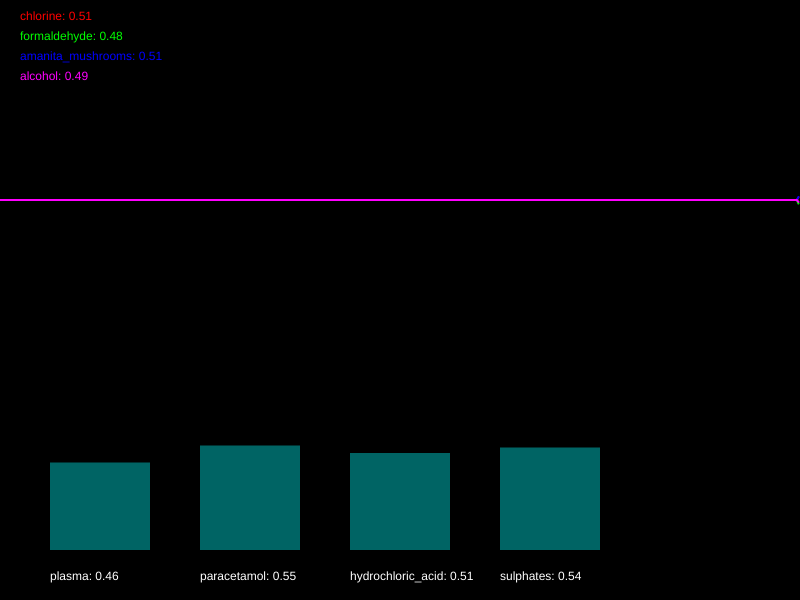
Frame 1 (no input)
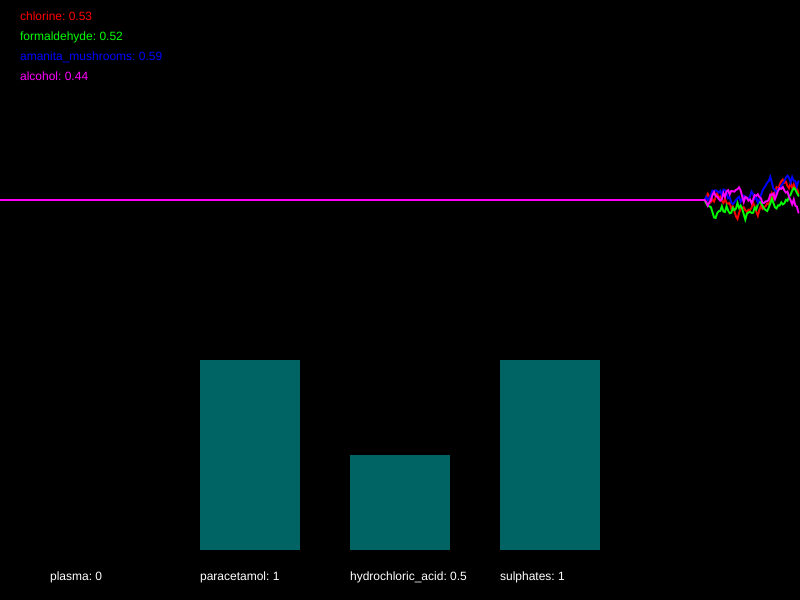
Frame 60 (no input)
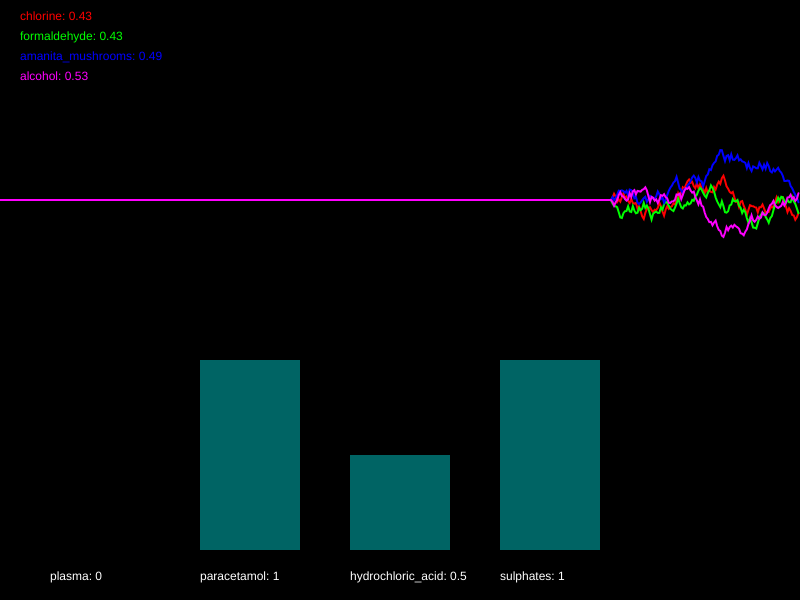
Frame 120 (the mouse pressed at the canvas centre since frame 60)

The p5.js sketch that drew these frames (run headless with seeded random() and noise() and a simulated clock; from frame 60 on, the mouse is pressed at the canvas centre):

// p5.js sketch
// ── sketch.js
/*

Officer: 3523094
CaseNum: 401-1-38034049-3523094

Case 401 - The Case of Norbert's Weiner Stand
Stage 2 - Toxic Burrito

Norbert is at it again. This time he’s set up a burrito stall and is lacing burritos
with his foul toxin. The chaos is spreading. People are dropping like flies and burrito
sales have fallen through the floor. To make matters worse it seems Norbert has cottoned
on to our methods and has upped the complexity of his poison. You’ll find the antidote
harder to develop this time. So kid, head down to the lab and get working.

You must develop the antidote by using conditional statements in the draw loop to
do the following.

	- When formaldehyde dips below 0.56 or amanita_mushrooms dips below 0.38, reduce plasma by 0.04
	- If chlorine goes above 0.63 or alcohol dips below 0.36, raise plasma by 0.03
	- If chlorine goes above 0.69, try decreasing paracetamol by 0.02
	- When amanita_mushrooms dips below 0.74 or formaldehyde goes above 0.37, increment paracetamol by 0.05
	- When alcohol goes above 0.54, try decreasing hydrochloric_acid by 0.01
	- If formaldehyde goes above 0.75 or amanita_mushrooms dips below 0.51, raise hydrochloric_acid by 0.01
	- When chlorine goes above 0.63, decrease sulphates by 0.02
	- When alcohol dips below 0.26 or amanita_mushrooms goes above 0.38, increase sulphates by 0.04


Your conditional statements should:

consider the following poisons:

	- chlorine
	- formaldehyde
	- amanita_mushrooms
	- alcohol


and modify the following antidotes:

	- plasma
	- paracetamol
	- hydrochloric_acid
	- sulphates


- There are many ways to complete this task but you should only use the
following commands:

	if(){}
	+=
	-=

*/

//Declare the poison variables
var chlorine;
var formaldehyde;
var amanita_mushrooms;
var alcohol;


//Declare the antidote variables
var plasma;
var paracetamol;
var hydrochloric_acid;
var sulphates;


//This variable is used for drawing the graph
var graphs;


function setup()
{

	createCanvas(800,600);
	strokeWeight(2);

	//initialise the poisons and antidotes
	chlorine = 0.5;
	formaldehyde = 0.5;
	amanita_mushrooms = 0.5;
	alcohol = 0.5;
	plasma = 0.5;
	paracetamol = 0.5;
	hydrochloric_acid = 0.5;
	sulphates = 0.5;


	//fills the graph with empty values
	graphs = [];

	for(var i = 0; i < 4; i++)
	{
		graphs.push([]);
		for(var j = 0; j < 512; j++)
		{
			graphs[i].push(0.5);
		}
	}

}

function draw()
{

	//Develop the antidote below
	//Write conditional statements to change the amount of each substance ...

//    - When formaldehyde dips below 0.56 or amanita_mushrooms dips below 0.38, reduce plasma by 0.04
    if ( formaldehyde < 0.56 || amanita_mushrooms < 0.38)
        {
            plasma -= 0.04;
        }
    
//	- If chlorine goes above 0.63 or alcohol dips below 0.36, raise plasma by 0.03
    if (chlorine > 0.63 || alcohol < 0.36)
        {
            plasma += 0.03;
        }
    
//	- If chlorine goes above 0.69, try decreasing paracetamol by 0.02
    if (chlorine > 0.69)
        {
            paracetamol -= 0.02;
        }
    
//	- When amanita_mushrooms dips below 0.74 or formaldehyde goes above 0.37, increment paracetamol by 0.05
    if (amanita_mushrooms < 0.74 || formaldehyde > 0.37)
        {
            paracetamol += 0.05;
        }
    
//	- When alcohol goes above 0.54, try decreasing hydrochloric_acid by 0.01
    if (alcohol > 0.54)
        {
            hydrochloric_acid -= 0.01;
        }
    
//	- If formaldehyde goes above 0.75 or amanita_mushrooms dips below 0.51, raise hydrochloric_acid by 0.01
    if (formaldehyde > 0.75 || amanita_mushrooms < 0.51)
        {
            hydrochloric_acid += 0.01;
        }
    
//	- When chlorine goes above 0.63, decrease sulphates by 0.02
    if (chlorine > 0.63)
        {
            sulphates -= 0.02;
        }
    
//	- When alcohol dips below 0.26 or amanita_mushrooms goes above 0.38, increase sulphates by 0.04
    if (alcohol < 0.26 || amanita_mushrooms > 0.38)
        {
            sulphates += 0.04;
        }
    
        


	//////////////////////////////////////////////////////

	//the code below generates new values using random numbers

	/*
		For testing, you might want to temporarily comment out
		these lines and set the same variables to constant values
		instead.
	*/

	chlorine = nextValue(graphs[0],chlorine);
	formaldehyde = nextValue(graphs[1],formaldehyde);
	amanita_mushrooms = nextValue(graphs[2],amanita_mushrooms);
	alcohol = nextValue(graphs[3],alcohol);


	plasma = constrain(plasma, 0, 1);
	paracetamol = constrain(paracetamol, 0, 1);
	hydrochloric_acid = constrain(hydrochloric_acid, 0, 1);
	sulphates = constrain(sulphates, 0, 1);


	///////// DO NOT CHANGE THE CODE BELOW ///////////

	//drawing code

	// set background
	background(0);
	noFill();

	//draw the graphs for the vitals
	var colors = [
	color(255, 0, 0),
	color(0, 255, 0),
	color(0, 0, 255),
	color(255, 0, 255),
	color(255, 255, 0),
	color(0, 255, 255)
	];

	for(var i = 0; i < graphs.length; i++)
	{
		stroke(colors[i]);
		drawGraph(graphs[i]);
	}

	//draw the poisons as text
	noStroke();
	fill(colors[0]);
	text('chlorine: ' + nf(chlorine,1,2), 20,20);
	fill(colors[1]);
	text('formaldehyde: ' + nf(formaldehyde,1,2), 20,40);
	fill(colors[2]);
	text('amanita_mushrooms: ' + nf(amanita_mushrooms,1,2), 20,60);
	fill(colors[3]);
	text('alcohol: ' + nf(alcohol,1,2), 20,80);


	//draw the antidotes bar chart
	drawBar(plasma,50,'plasma');
	drawBar(paracetamol,200,'paracetamol');
	drawBar(hydrochloric_acid,350,'hydrochloric_acid');
	drawBar(sulphates,500,'sulphates');


}

function nextValue(graph, val)
{
	//gets the next value for a vital and puts it in an array for drawing
	var delta = random(-0.03,0.03);

	val += delta;
	if(val > 1 || val < 0)
	{
		delta *= -1;
		val += delta * 2;
	}

	graph.push(val)
	graph.shift();
	return val;
}

function drawGraph(graph)
{
	//draws an array as a graph
	beginShape();
	for(var i = 0; i < graph.length; i++)
	{
			vertex(width * i/512, height * 0.5 - graph[i]* height/3)
	}
	endShape();
}


function drawBar(val, x, name)
{
	//draws the bars for bar chart
    noStroke();
    fill(0,100,100);
	var mh = height * 0.4 - 50;
	rect(x,(height - 50) - val*mh, 100, val*mh);
    fill(255);
	text(name + ": " + val, x, height - 20);
}
